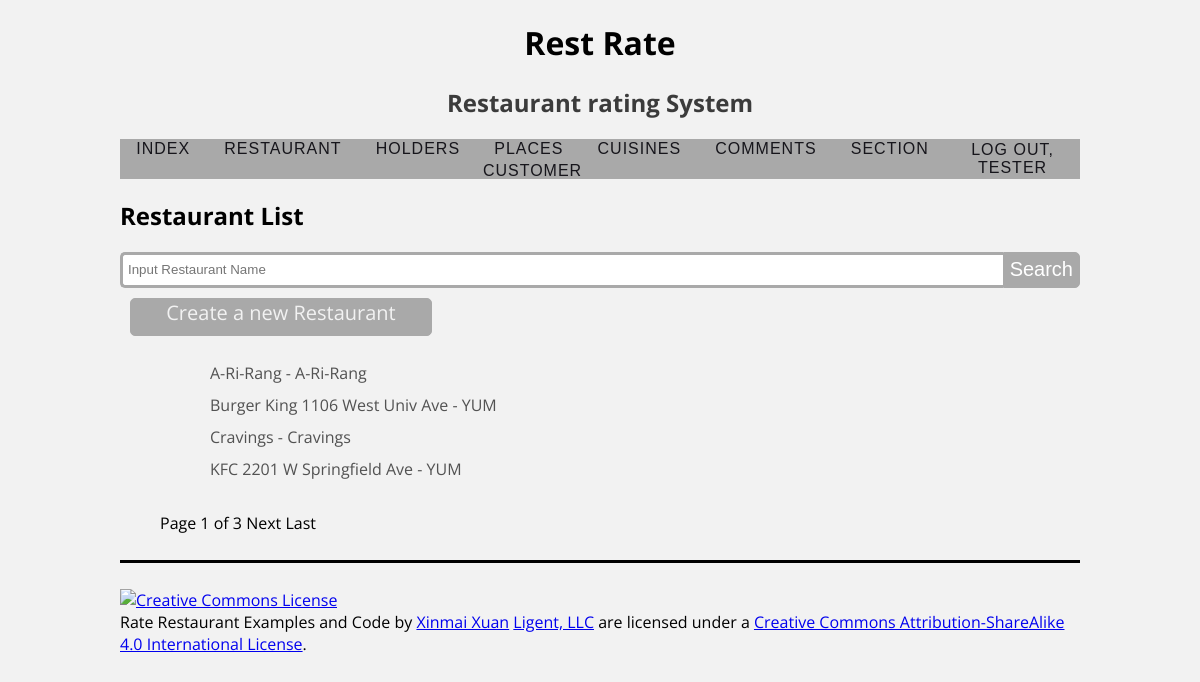
The app's page /restaurant/ (signed in) with its own data.
### rateinfo/models.py (models this page shows, shortened)
class Restaurant(models.Model):
    restaurant_id = models.AutoField(primary_key=True)
    restaurant_name = models.CharField(max_length=127)
    restaurant_place_id = models.ForeignKey(Place, related_name='restaurants', on_delete=models.PROTECT)
    restaurant_holder_id = models.ForeignKey(Holder, related_name='restaurants', on_delete=models.PROTECT)
    restaurant_type = models.ForeignKey(Type, related_name='restaurants', on_delete=models.PROTECT)
    def __str__(self):
        return f'{self.restaurant_name} - {self.restaurant_holder_id.holder_name}'
    def get_absolute_url(self):
        return reverse('rateinfo_restaurant_detail_urlpattern',
                       kwargs={'pk': self.pk}
                       )
    class Meta:
        ordering = ['restaurant_name', 'restaurant_holder_id']

class Holder(models.Model):
    holder_id = models.AutoField(primary_key=True)
    holder_name = models.CharField(max_length=45)
    holder_phone = models.CharField(max_length=12)
    class Meta:
        ordering = ['holder_name']

### rateinfo/views.py (the view)
class RestaurantList(LoginRequiredMixin, PermissionRequiredMixin, PageLinksMixin, ListView):
    paginate_by = 4
    model = Restaurant
    permission_required = 'rateinfo.view_restaurant'
    def get_queryset(self):
        query = self.request.GET.get('q')
        if query:
            object_list = self.model.objects.filter(restaurant_name__contains=query)
        else:
            object_list = self.model.objects.all()
        return object_list

### rateinfo/utils.py (called while the page is built)
    def _page_urls(self, page_number):
        return "?{pkw}={n}".format(
            pkw=self.page_kwarg,
            n=page_number)

    def first_page(self, page):
        if page.number > 1:
            return self._page_urls(1)
        return None

    def previous_page(self, page):
        if (page.has_previous()
                and page.number > 2):
            return self._page_urls(
                page.previous_page_number())
        return None

    def next_page(self, page):
        last_page = page.paginator.num_pages
        if (page.has_next()
                and page.number < last_page - 1):
            return self._page_urls(
                page.next_page_number())
        return None

    def last_page(self, page):
        last_page = page.paginator.num_pages
        if page.number < last_page:
            return self._page_urls(last_page)
        return None

    def get_context_data(self, **kwargs):
        context = super().get_context_data(
            **kwargs)
        page = context.get('page_obj')
        if page is not None:
            context.update({
                'first_page_url':
                    self.first_page(page),
                'previous_page_url':
                    self.previous_page(page),
                'next_page_url':
                    self.next_page(page),
                'last_page_url':
                    self.last_page(page),
            })
        return context

### rateinfo/templates/rateinfo/restaurant_list.html (shortened to what this page needs)
{% extends 'rateinfo/base.html' %}
{% load static %}
{% block head %}
    <link rel="stylesheet" type="text/css"
          href="{% static 'rateinfo/lists.css' %}">
    {% endblock %}
{% block content %}
    <h2>Restaurant List</h2>
        <form class="search" method="get">
            <input type="text" name="q" class="searchTerm" placeholder="Input Restaurant Name">
            <button type="submit" class="searchButton">
                Search
            </button>
        </form>
    {% if perms.rateinfo.add_restaurant %}
        <div class="CreateButton">
        <a href = '{% url 'rateinfo_restaurant_create_urlpattern' %}'>
            Create a new Restaurant
        </a>
            </div>
    {% endif %}
    <ul class="item-list">
        {% for restaurant in restaurant_list %}
            <li>
                <a href="{{ restaurant.get_absolute_url }}"> {{ restaurant }} </a>
            </li>
        {% empty %}
            <li><em>There are currently no restaurant available.</em></li>
        {% endfor %}
    </ul>
{% endblock %}

### rateinfo/templates/rateinfo/base.html (shortened to what this page needs)
{% load static %}
<!DOCTYPE html>
<html lang="en">
<head>
    <link rel="stylesheet" type="text/css"
          href="{% static 'rateinfo/style.css' %}">
    {% block head %}{% endblock %}
</head>
<body>
<div>
    <header>
        <h1>Rest Rate</h1>
        <h2>Restaurant rating System</h2>
    </header>
<div class="menu_row">
    <nav>
                <a href="{% url 'index_urlpattern' %}">
                    Index</a>
                <a href="{% url 'rateinfo_restaurant_list_urlpattern' %}">
                    Restaurant</a>
                <a href="{% url 'rateinfo_holder_list_urlpattern' %}">
                    Holders</a>
                <a href="{% url 'rateinfo_place_list_urlpattern' %}">
                    Places</a>
                <a href="{% url 'rateinfo_type_list_urlpattern' %}">
                    Cuisines</a>
                <a href="{% url 'rateinfo_comment_list_urlpattern' %}">
                    Comments</a>
                <a href="{% url 'rateinfo_section_list_urlpattern' %}">
                    Section</a>
            {% if perms.rateinfo.view_customer %}
                <a href="{% url 'rateinfo_customer_list_urlpattern' %}">
                    Customer</a>
            {% endif %}
    </nav>
    <div class="status_row">
        <div class="offset-by-eight four columns">
                {% if user.is_authenticated %}
                        <a href="{% url 'logout_urlpattern' %}">
                        Log Out, {{ user.get_username }}</a>
                {% endif %}
        </div>
    </div>
</div>
    <main>
        {% block content %}{% endblock %}
    </main>
    {% if is_paginated %}
        <div class="row">
            <div class="page-jump">
                <ul class="page-list">
                    <li>
                        Page {{ page_obj.number }}
                        of {{ paginator.num_pages }}
                    </li>
                    {% if next_page_url %}
                        <li>
                            <a href="{{ next_page_url }}">
                                Next</a>
                        </li>
                    {% endif %}
                    {% if last_page_url %}
                        <li>
                            <a href="{{ last_page_url }}">
                                Last</a>
                        </li>
                    {% endif %}
                </ul>
            </div>
        </div>
    {% endif %}
</div>
<footer>
    <p>
        <a rel="license" href="http://creativecommons.org/licenses/by-sa/4.0/">
            <img alt="Creative Commons License" style="border-width:0"
                 src="https://i.creativecommons.org/l/by-sa/4.0/88x31.png"/>
        </a><br/><span xmlns:dct="http://purl.org/dc/terms/" property="dct:title">Rate Restaurant Examples and Code</span>
        by
        <a xmlns:cc="https://www.linkedin.com/in/xinmai-xuan-12a091183/" href="https://www.linkedin.com/in/xinmai-xuan-12a091183/" property="cc:attributionName"
           rel="cc:attributionURL">Xinmai Xuan</a>
        <a xmlns:cc="http://creativecommons.org/ns#" href="https://www.ligent.net" property="cc:attributionName"
           rel="cc:attributionURL">Ligent, LLC</a> are licensed under a
        <a rel="license" href="http://creativecommons.org/licenses/by-sa/4.0/">Creative Commons Attribution-ShareAlike
            4.0 International License</a>.
    </p>
</footer>
</body>
</html>

### static/rateinfo/style.css (style rules this page uses)
body { width: auto; margin-left: 10%; margin-right: 10%; background: #f2f2f2; font-family: 'Open Sans', sans-serif; }
body>div>header { text-align: center; }
body>div>header>h2 { color: rgba(31,31,31,0.87) }
nav { width: 100%; position: center; top:50px; text-align:center; }
nav>a { font-family: 'Oswald', sans-serif; font-weight:500; text-transform:uppercase; text-decoration:none; color:#16151b; margin:0 15px; font-size:16px; letter-spacing:1px; position:relative; display:inline-block; }
nav>a:before { content:''; position: absolute; width: 100%; height: 3px; background:#16151b; top:47%; animation:out 0.2s cubic-bezier(1, 0, 0.58, 0.97) 1 both; }
.menu_row { background-color: darkgrey; height: 40px; display: flex; align-items: center; justify-content: center; }
.status_row { float: right; position: relative; font-family: 'Oswald', sans-serif; font-weight: 500; text-transform: uppercase; text-decoration: none; color: #16151b; letter-spacing: 1px; display: inline-block; }
.offset-by-eight>a { color: #16151b; text-decoration: none; text-align: center; float: right; }
footer { border-top: solid; padding-top: 10px; margin-top: 10px; }
.page-jump { position: relative; display: inline-block; }
.page-list { position: relative; display: inline-block; }
.page-list li { display: inline; }
.page-list li a { text-decoration: none; color: black; }

### static/rateinfo/lists.css (style rules this page uses)
.search { width: 100%; position: relative; display: flex; }
.searchTerm { width: 100%; border: 3px solid #A9A9A9; border-right: none; padding: 5px; height: 20px; border-radius: 5px 0 0 5px; outline: none; color: #9DBFAF; }
.searchButton { width: auto; height: 36px; border: 1px solid #A9A9A9; background: #A9A9A9; text-align: center; color: #fff; border-radius: 0 5px 5px 0; cursor: pointer; font-size: 20px; }
.CreateButton { width: 300px; height: 36px; border: 1px solid #A9A9A9; background: #A9A9A9; text-align: center; color: #fff; border-radius: 5px; cursor: pointer; font-size: 20px; margin: 10px; }
.CreateButton>a { text-decoration: none; color: #f2f2f2; }
.item-list li { list-style: none; padding-left: 50px; position: relative; padding-top: 10px; }
.item-list li:before { content: ""; position: absolute; top: 12px; left: 5px; display: inline-block; height: 30px; width: 30px; background-size: contain; }
.item-list a { text-decoration: none; color: rgba(31,31,31,0.76) }

### records on screen
Restaurant: restaurant_name+restaurant_holder_id "A-Ri-Rang - A-Ri-Rang"
Restaurant: restaurant_name+restaurant_holder_id "Burger King 1106 West Univ Ave - YUM"
Restaurant: restaurant_name+restaurant_holder_id "Cravings - Cravings"
Restaurant: restaurant_name+restaurant_holder_id "KFC 2201 W Springfield Ave - YUM"

### other values on screen
{{ user.get_username }} "TESTER"
{{ page_obj.number }} "1"
{{ paginator.num_pages }} "3"
